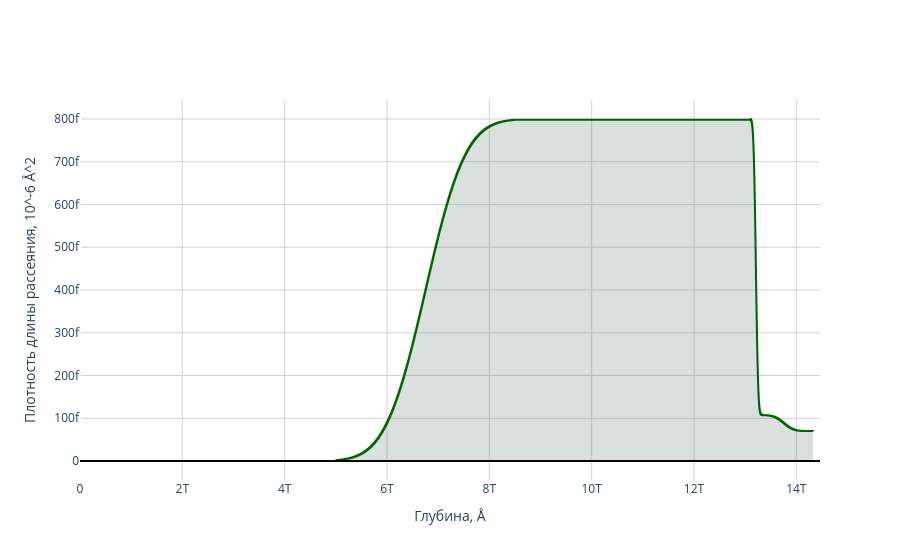

Notebook cell for this chart:
### Code cell
from add_roughness import *
matrix = torch.cat(
    (
        matr[0, :].unsqueeze(0), 
        torch.cat(
            (ans_d.reshape(-1, 2), torch.complex(ans_r_rho, ans_i_rho).reshape(-1, 1)), 
            dim=1
        )[:, torch.tensor([0, 2, 1])]
    ), dim=0
)
q_np = q.clone().detach().cpu().numpy()
fig = plot_density_profile(transform_array(matrix, len(q_np)))
fig.show()

### Figure 1 — Plotly figure (JSON) as saved in the notebook; plotly's stock layout.template omitted (floating-point values rounded to 4 significant figures; data arrays with more than 128 entries replaced by an {"elided": "..."} marker saying what was removed)
{"data": [{"fill": "tozeroy", "fillcolor": "rgba(1,50,32,0.15)", "mode": "none", "showlegend": false, "x": {"elided": "2810 float values"}, "y": {"elided": "2812 float values"}, "type": "scatter"}, {"line": {"color": "darkgreen", "shape": "hv"}, "mode": "lines", "showlegend": false, "x": {"elided": "1405 float values"}, "y": {"elided": "1406 float values"}, "type": "scatter"}], "layout": {"shapes": [{"line": {"color": "black", "width": 2}, "type": "line", "x0": 0, "x1": 1, "xref": "x domain", "y0": 0, "y1": 0, "yref": "y"}], "xaxis": {"title": {"text": "Глубина, Å"}, "range": [0, 14460000000000.0], "showgrid": true, "gridwidth": 1, "gridcolor": "lightgray"}, "yaxis": {"title": {"text": "Плотность длины рассеяния, 10^-6 Å^2"}, "showgrid": true, "gridwidth": 1, "gridcolor": "lightgray"}, "showlegend": false, "plot_bgcolor": "white"}}
